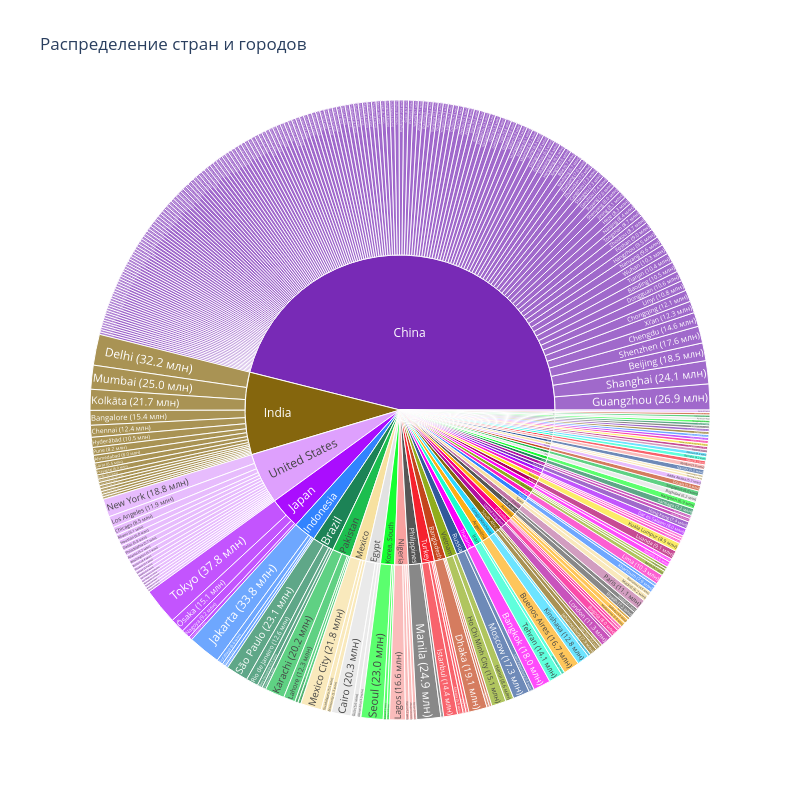

Notebook source saved alongside this figure:
### Markdown cell above
**2.3** Распределение стран и городов

### Code cell
df_sun = df.copy()
df_sun['city_with_pop'] = df_sun['city'] + ' (' + (df_sun['population']/1000000).round(1).astype(str) + ' млн)'

fig3 = px.sunburst(
    df_sun,
    path=['country', 'city_with_pop'],
    values='population',
    title='Распределение стран и городов',
    color='country',
    color_discrete_map=country_color_map
)

fig3.update_layout(
    width=800,
    height=800
)

fig3.show()

### Figure 1 — Plotly figure (JSON) as saved in the notebook; plotly's stock layout.template omitted (floating-point values rounded to 4 significant figures; data arrays with more than 128 entries replaced by an {"elided": "..."} marker saying what was removed)
{"data": [{"branchvalues": "total", "customdata": {"elided": "390x1 str values"}, "domain": {"x": [0, 1], "y": [0, 1]}, "hovertemplate": "labels=%{label}<br>population=%{value}<br>parent=%{parent}<br>id=%{id}<br>country=%{customdata[0]}<extra></extra>", "ids": {"elided": "390 str values"}, "labels": {"elided": "390 str values"}, "marker": {"colors": {"elided": "390 str values"}}, "name": "", "parents": {"elided": "390 str values"}, "type": "sunburst", "values": {"elided": "390 float values"}}], "layout": {"height": 800, "legend": {"tracegroupgap": 0}, "title": {"text": "Распределение стран и городов"}, "width": 800}}
